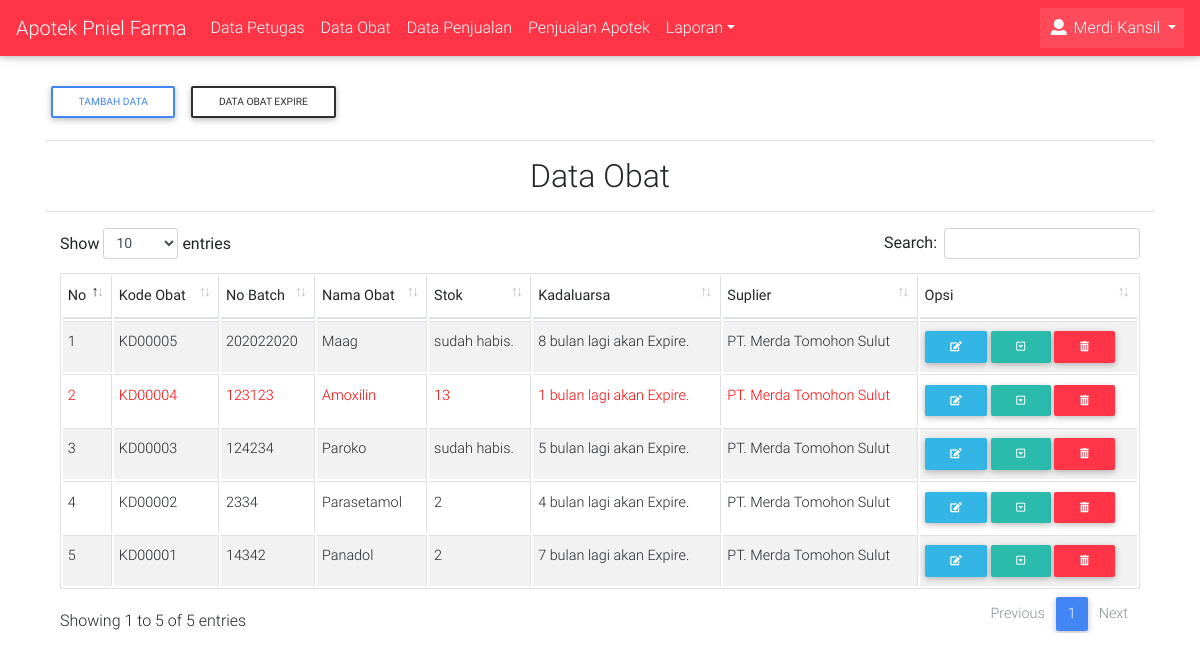
/apotek_dataobat.php (signed in), run on the app's committed database.
### tables this page shows
CREATE TABLE IF NOT EXISTS `petugas` (
`id` int(11) NOT NULL,
  `nm_petugas` varchar(100) NOT NULL,
  `no_telepon` varchar(20) NOT NULL,
  `username` varchar(20) NOT NULL,
  `password` varchar(200) NOT NULL,
  `level` enum('Admin','Kasir') NOT NULL
);

CREATE TABLE IF NOT EXISTS `obat` (
`id` int(11) NOT NULL,
  `kode_obat` varchar(20) NOT NULL,
  `nama_obat` varchar(100) NOT NULL,
  `harga_modal` int(10) NOT NULL,
  `harga_jual` int(10) NOT NULL,
  `stok` int(10) NOT NULL,
  `expire` date NOT NULL,
  `status_expire` enum('sudah','belum') NOT NULL DEFAULT 'belum',
  `no_faktur` char(11) NOT NULL,
  `tgl_faktur` date NOT NULL,
  `jatuh_tempo` date NOT NULL,
  `suplier` varchar(50) NOT NULL,
  `no_batch` varchar(20) NOT NULL
);

### config/class_db.php (called while the page is built, shortened)
<?php
class Database {
    protected $conn;
    public function __construct($connect){
        $this->conn = $connect;
    }
    public function select($tabel, $where = "", $value = "", $order = "", $limit = "", $where2 = "", $value2 = ""){
        if ($where != "" && $value != "") {
            if ($order != "") {
                if ($limit != "") {
                    if ($where2 != "" && $value2 != "") {
                        $sql = "SELECT * FROM $tabel WHERE $where = :$where AND $where2 = :$where2 ORDER BY $order DESC LIMIT $limit";
                        $stmt = $this->conn->prepare($sql);
                        $stmt->execute(array(":$where" => $value, ":$where2" => $value2));
                        return $stmt;
                    }else{
                        $sql = "SELECT * FROM $tabel WHERE $where = :$where ORDER BY $order DESC LIMIT $limit";
                        $stmt = $this->conn->prepare($sql);
                        $stmt->execute(array(":$where" => $value));
                        return $stmt;
                    }
                }else{
                    if ($where2 != "" && $value2 != "") {
                        $sql = "SELECT * FROM $tabel WHERE $where = :$where AND $where2 = :$where2 ORDER BY $order DESC";
                        $stmt = $this->conn->prepare($sql);
                        $stmt->execute(array(":$where" => $value, ":$where2" => $value2));
                        return $stmt;
                    }else{
                        $sql = "SELECT * FROM $tabel WHERE $where = :$where ORDER BY $order DESC";
                        $stmt = $this->conn->prepare($sql);
                        $stmt->execute(array(":$where" => $value));
                        return $stmt;
                    }
                }
            }else{
                $sql = "SELECT * FROM $tabel WHERE $where = :$where";
                $stmt = $this->conn->prepare($sql);
                $stmt->execute(array(":$where" => $value));
                return $stmt;
            }
        }else{
            $sql = "SELECT * FROM $tabel";
            $stmt = $this->conn->prepare($sql);
            $stmt->execute();
            return $stmt;
        }
    }
}
?>

### config/class_fungsi.php (called while the page is built, shortened)
<?php
class Fungsi{
	public function selisiWaktu($time){
		if ($time->m > 0)
			return $time->m . ' bulan';
	}
}
?>

### apotek_dataobat.php (the view, shortened to what this page needs)
<?php
include("template/head/head_dashboard.php");
include("template/header/header.php");
?>
<div class="container" style="margin-top: 2%;">
	<a href="/apotek/tambah/data-obat" class="btn btn-outline-primary btn-sm">Tambah Data</a>
	<a href="/apotek/data-obat/expire" class="btn btn-outline-elegant btn-sm">Data obat expire</a><hr>
	<h2 class="text-center">Data Obat</h2><hr>
	<div class="table-responsive">
		<table id="example" class="table table-striped table-bordered table-sm">
	        <thead>
	            <tr>
	                <th>No</th>
	                <th>Kode Obat</th>
	                <th>No Batch</th>
	                <th>Nama Obat</th>
	                <th>Stok</th>
	                <th>Kadaluarsa</th>
	                <th>Suplier</th>
	                <th>Opsi</th>
	            </tr>
	        </thead>
	        <tbody>
	        <?php
	        $query = $connect->prepare("SELECT * FROM obat ORDER BY id DESC");
	        $query->execute();
	        $no = 1;
	        while ($row = $query->fetch()) {
	        	$awal  = date_create($row['expire']);
				$akhir = date_create();
				$diff  = date_diff($awal, $akhir);
	        ?>
	            <tr>
	                <td>
	                	<?php
	                	if ($fungsi->selisiWaktu($diff) == '1 bulan') {
	                		echo '<font color="red">'.$no++.'</font>';
	                	}else{
	                		echo $no++;
	                	}
	                	?>
	                </td>
	                <td>
	                	<?php
	                	if ($fungsi->selisiWaktu($diff) == '1 bulan') {
	                		echo '<font color="red">'.$row['kode_obat'].'</font>';
	                	}else{
	                		echo $row['kode_obat'];
	                	}
	                	?>
	                </td>
	                <td>
	                	<?php
	                	if ($fungsi->selisiWaktu($diff) == '1 bulan') {
	                		echo '<font color="red">'.$row['no_batch'].'</font>';
	                	}else{
	                		echo $row['no_batch'];
	                	}
	                	?>
	                </td>
	                <td>
	                	<?php
	                	if ($fungsi->selisiWaktu($diff) == '1 bulan') {
	                		echo '<font color="red">'.$row['nama_obat'].'</font>';
	                	}else{
	                		echo $row['nama_obat'];
	                	}
	                	?>
	                </td>
	                <td>
	                	<?php
	                	if ($row['stok'] > 0) {
	                		if ($fungsi->selisiWaktu($diff) == '1 bulan') {
	                			echo '<font color="red">'.$row['stok'].'</font>';
		                	}else{
		                		echo $row['stok'];
		                	}
	                	}else{
	                		if ($fungsi->selisiWaktu($diff) == '1 bulan') {
	                			echo '<font color="red">sudah habis.</font>';
		                	}else{
		                		echo 'sudah habis.';
		                	}
	                	}
	                	?>
	                </td>
	                <td>
	                	<?php
	                	if ($fungsi->selisiWaktu($diff) == '1 bulan') {
	                		if ($row['status_expire'] == "sudah") {
	                			echo '<font color="red">Expire.</font>';
		                	}elseif ($row['status_expire'] == "belum") {
								echo '<font color="red">'.$fungsi->selisiWaktu($diff).' lagi akan Expire.</font>';
		                	}
	                	}else{
	                		if ($row['status_expire'] == "sudah") {
		                		echo '<font color="red">Expire.</font>';
		                	}elseif ($row['status_expire'] == "belum") {
								echo $fungsi->selisiWaktu($diff).' lagi akan Expire.';
		                	}
	                	}
	                	?>
	                </td>
	                <td>
	                	<?php
	                	if ($fungsi->selisiWaktu($diff) == '1 bulan') {
	                		echo '<font color="red">'.$row['suplier'].'</font>';
	                	}else{
	                		echo $row['suplier'];
	                	}
	                	?>
	                </td>
	                <td>
	                <?php if($getuser['level'] == 'Admin'){ ?>
	                	<a href="/apotek/edit/data-obat/<?php echo $row['id'] ?>" class="btn btn-sm btn-info" title="Edit"><i class="fas fa-edit"></i></a>
	                	<a href="/apotek/detail/data-obat/<?php echo $row['id'] ?>" class="btn btn-sm btn-default" title="Detail"><i class="far fa-caret-square-down"></i></a>
	                	<a href="/apotek/hapus-obat/<?php echo $row['id'] ?>" class="btn btn-sm btn-danger" onclick="return confirm('Yakin ingin hapus ?')" title="Hapus"><i class="fas fa-trash-alt"></i></a>
	                <?php }elseif($getuser['level'] == "Kasir"){ ?>
	                	<a href="/apotek/detail/data-obat/<?php echo $row['id'] ?>" class="btn btn-sm btn-default" title="Detail"><i class="far fa-caret-square-down"></i></a>
	                <?php } ?>
	                </td>
	            </tr>
	        <?php } ?>
	        </tbody>
	    </table>
	</div>
</div>
</body>
</html>

### template/head/head_dashboard.php (shortened to what this page needs)
<?php
include("config/koneksi.php");
include("config/class_db.php");
include("config/class_fungsi.php");
$db = new Database($connect);
$fungsi = new Fungsi();
$get = $db->select("petugas", "username", $_SESSION['user']);
$getuser = $get->fetch();
?>
<!DOCTYPE html>
<html lang="en">
<head>
    <link rel="stylesheet" href="/apotek/library/font-awesome/css/fontawesome.min.css">
    <link href="/apotek/library/bootstrap/css/bootstrap.min.css" rel="stylesheet">
    <link href="/apotek/library/bootstrap/css/mdb.min.css" rel="stylesheet">
    <link href="/apotek/library/css/style.css" rel="stylesheet">
    <link href="/apotek/library/css/dashboard.css" rel="stylesheet">
    <link rel="stylesheet" type="text/css" href="/apotek/library/sweetalert/dist/sweetalert.css">
    <link rel="stylesheet" type="text/css" href="/apotek/library/datatables/css/dataTables.bootstrap4.min.css">
    <link rel="stylesheet" type="text/css" href="/apotek/library/select2/dist/css/select2.min.css">
</head>
<body>

### template/header/header.php (shortened to what this page needs)
<nav class="navbar navbar-expand-lg navbar-dark danger-color">
    <a class="navbar-brand" href="/apotek/dashboard">Apotek Pniel Farma</a>
    <div class="collapse navbar-collapse" id="basicExampleNav">
        <ul class="navbar-nav mr-auto">
        <?php if($getuser['level'] == "Admin"){ ?>
            <li class="nav-item"><a class="nav-link" href="/apotek/data-petugas">Data Petugas</a></li>
            <li class="nav-item"><a class="nav-link" href="/apotek/data-obat">Data Obat</a></li>
            <li class="nav-item"><a class="nav-link" href="/apotek/data-penjualan">Data Penjualan</a></li>
            <li class="nav-item"><a class="nav-link" href="/apotek/penjualan/obat">Penjualan Apotek</a></li>
            <li class="nav-item dropdown">
                <a class="nav-link dropdown-toggle" id="navbarDropdownMenuLink" data-toggle="dropdown" aria-haspopup="true" aria-expanded="false">Laporan</a>
            </li>
        <?php }elseif($getuser['level'] == "Kasir"){ ?>
            <li class="nav-item"><a class="nav-link" href="/apotek/penjualan/obat">Penjualan Apotek</a></li>
            <li class="nav-item"><a class="nav-link" href="/apotek/data-obat">Data Obat</a></li>
        <?php } ?>
        </ul>
        <ul class="navbar-nav ml-auto">
            <li class="nav-item dropdown active">
                <a class="nav-link dropdown-toggle" href="#" id="navbarDropdownMenuLink" data-toggle="dropdown">
                    <i class="fa fa-user"></i> <?php echo $getuser['nm_petugas'] ?>
                </a>
            </li>
        </ul>
    </div>
</nav>

### data on the page
petugas: nm_petugas "Merdi Kansil"
obat: kode_obat "KD00005", no_batch "202022020", nama_obat "Maag", stok "sudah habis.", expire "8 bulan", suplier "PT. Merda Tomohon Sulut"
obat: kode_obat "KD00004", no_batch "123123", nama_obat "Amoxilin", stok "13", expire "1 bulan", suplier "PT. Merda Tomohon Sulut"
obat: kode_obat "KD00003", no_batch "124234", nama_obat "Paroko", stok "sudah habis.", expire "5 bulan", suplier "PT. Merda Tomohon Sulut"
obat: kode_obat "KD00002", no_batch "2334", nama_obat "Parasetamol", stok "2", expire "4 bulan", suplier "PT. Merda Tomohon Sulut"
obat: kode_obat "KD00001", no_batch "14342", nama_obat "Panadol", stok "2", expire "7 bulan", suplier "PT. Merda Tomohon Sulut"
